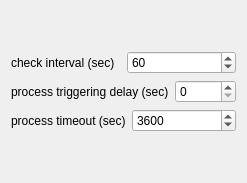
      <widget class="QWidget" name="tab_4">
       <attribute name="title">
        <string>watcher</string>
       </attribute>
       <layout class="QVBoxLayout" name="verticalLayout_23">
        <item>
         <spacer name="verticalSpacer_24">
          <property name="orientation">
           <enum>Qt::Vertical</enum>
          </property>
          <property name="sizeType">
           <enum>QSizePolicy::Fixed</enum>
          </property>
          <property name="sizeHint" stdset="0">
           <size>
            <width>20</width>
            <height>40</height>
           </size>
          </property>
         </spacer>
        </item>
        <item>
         <layout class="QHBoxLayout" name="horizontalLayout_18">
          <item>
           <widget class="QLabel" name="label_16">
            <property name="text">
             <string>check interval (sec)</string>
            </property>
           </widget>
          </item>
          <item>
           <widget class="QSpinBox" name="spinBox_2">
            <property name="maximum">
             <number>99999</number>
            </property>
            <property name="value">
             <number>60</number>
            </property>
           </widget>
          </item>
         </layout>
        </item>
        <item>
         <layout class="QHBoxLayout" name="horizontalLayout_19">
          <item>
           <widget class="QLabel" name="label_17">
            <property name="text">
             <string>process triggering delay (sec)</string>
            </property>
           </widget>
          </item>
          <item>
           <widget class="QSpinBox" name="spinBox_3">
            <property name="maximum">
             <number>99999</number>
            </property>
           </widget>
          </item>
         </layout>
        </item>
        <item>
         <layout class="QHBoxLayout" name="horizontalLayout_20">
          <item>
           <widget class="QLabel" name="label_18">
            <property name="text">
             <string>process timeout (sec)</string>
            </property>
           </widget>
          </item>
          <item>
           <widget class="QSpinBox" name="spinBox_4">
            <property name="maximum">
             <number>99999</number>
            </property>
            <property name="value">
             <number>3600</number>
            </property>
           </widget>
          </item>
         </layout>
        </item>
        <item>
         <spacer name="verticalSpacer_4">
          <property name="orientation">
           <enum>Qt::Vertical</enum>
          </property>
          <property name="sizeHint" stdset="0">
           <size>
            <width>20</width>
            <height>40</height>
           </size>
          </property>
         </spacer>
        </item>
       </layout>
      </widget>
